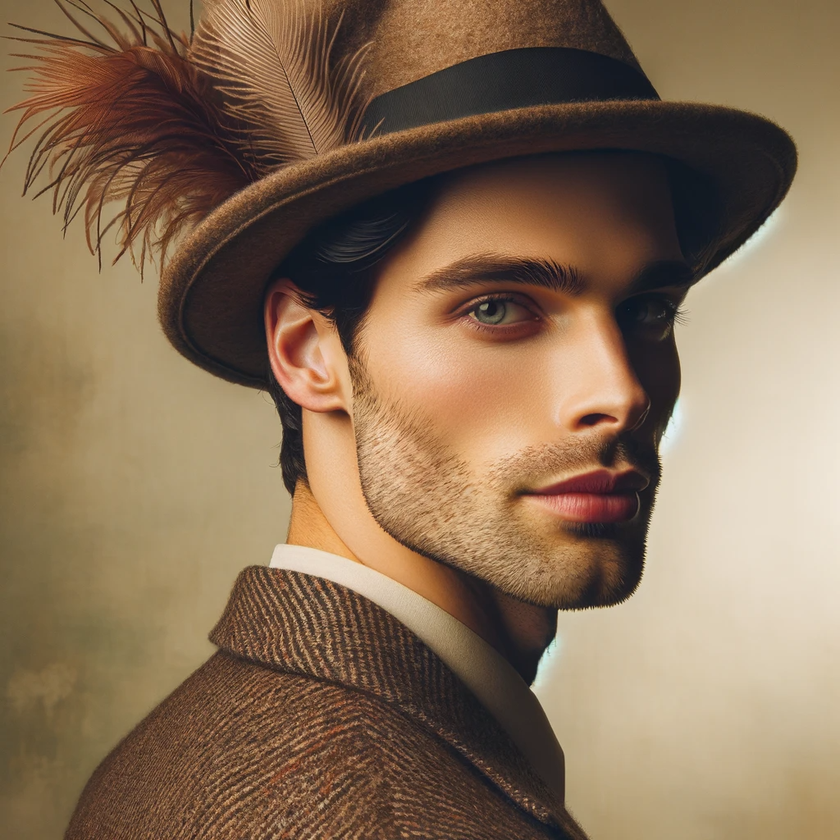
#> input picture 02_opencv/img/like_lenna.png, 840 x 840 px, shrunk from 1024 x 1024 before the run
$ python histo_rgb.py
#> lines starting #> are read from the running program, lines starting #| are printed output that depends on the picture
import cv2
import numpy as np
import matplotlib.pylab as plt

# @이미지를 그레이스케일로 읽고 출력
img = cv2.imread('../img/like_lenna.png')
#> img is the input picture: shape (840, 840, 3); mean B, G, R 87.7, 112.3, 136.5
cv2.imshow('img', img)

# @히스토그램 계산 및 그리기
channels = cv2.split(img)
colors = ('b', 'g', 'r')
for (ch, color) in zip(channels, colors):
    hist = cv2.calcHist([ch], [0], None, [256], [0, 256])
    plt.plot(hist, color = color)
#> this loop made 3 passes
#> color on passes 1 to 3: 'b', 'g', 'r'
plt.show()
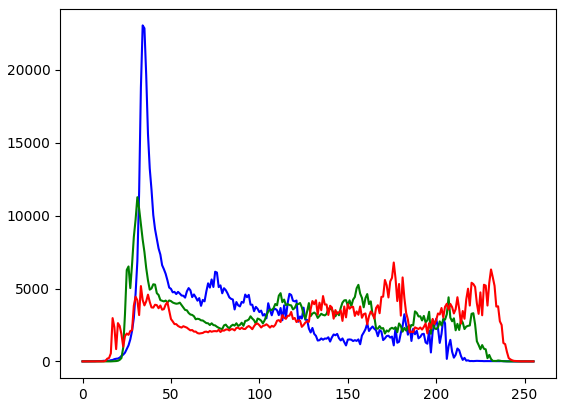
#> figure drawn by matplotlib, 1 panel; curve peaks at x = 34, y = 23060; curve peaks at x = 31, y = 11268; curve peaks at x = 176, y = 6787

$ run again, with 02_opencv/img/man_chromakey.jpg saved as 02_opencv/img/like_lenna.png
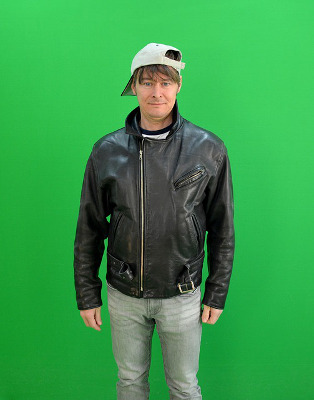
#> input picture 02_opencv/img/man_chromakey.jpg, 314 x 400 px
#> img is the input picture: shape (400, 314, 3); mean B, G, R 75.9, 153.6, 55.6
#> the loop `for (ch, color) in zip(channels, colors):` made 3 passes
#> color on passes 1 to 3: 'b', 'g', 'r'
#> `plt.show()`:
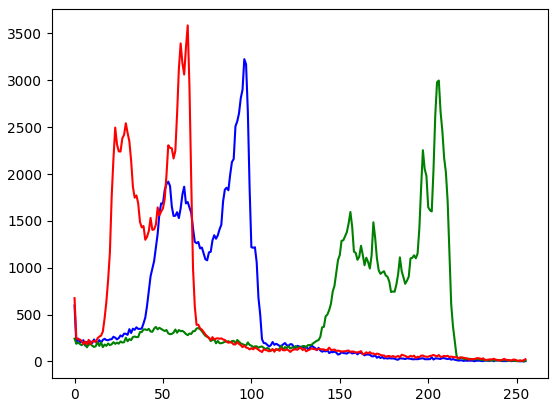
#> figure drawn by matplotlib, 1 panel; curve peaks at x = 96, y = 3226; curve peaks at x = 206, y = 2998; curve peaks at x = 64, y = 3586

$ run again, with 02_opencv/img/sample.jpg saved as 02_opencv/img/like_lenna.png
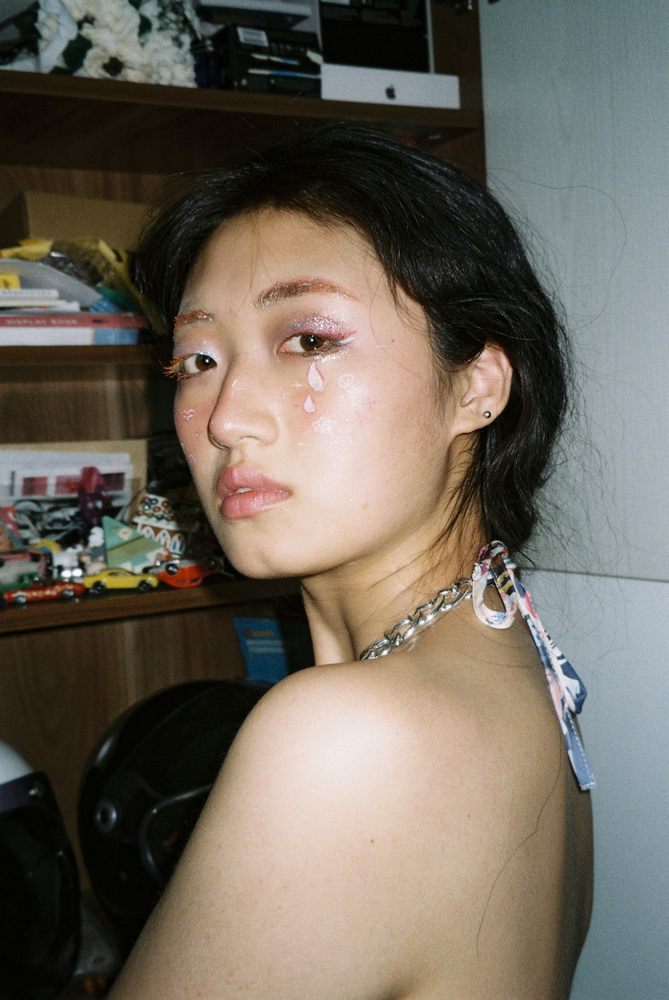
#> input picture 02_opencv/img/sample.jpg, 669 x 1000 px, shrunk from 2433 x 3637 before the run
#> img is the input picture: shape (1000, 669, 3); mean B, G, R 92.5, 103.4, 110.6
#> the loop `for (ch, color) in zip(channels, colors):` made 3 passes
#> color on passes 1 to 3: 'b', 'g', 'r'
#> `plt.show()`:
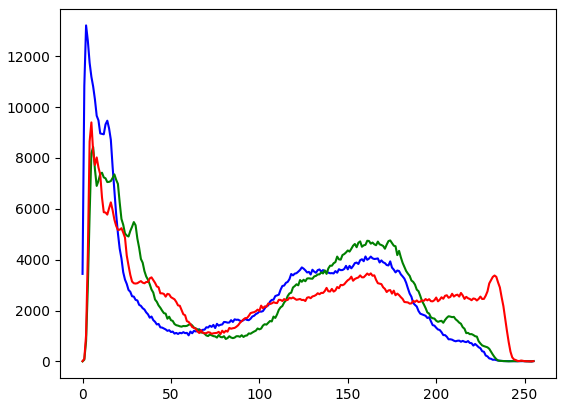
#> figure drawn by matplotlib, 1 panel; curve peaks at x = 2, y = 13208; curve peaks at x = 6, y = 8429; curve peaks at x = 5, y = 9395

$ run again, with 02_opencv/img/yate.jpg saved as 02_opencv/img/like_lenna.png
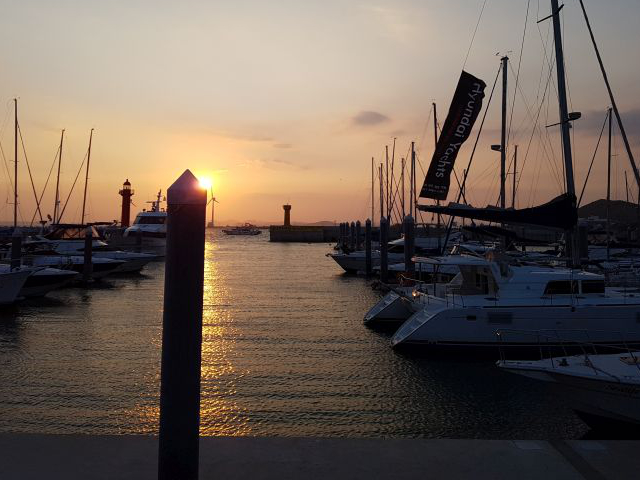
#> input picture 02_opencv/img/yate.jpg, 640 x 480 px
#> img is the input picture: shape (480, 640, 3); mean B, G, R 84.6, 95, 109.1
#> the loop `for (ch, color) in zip(channels, colors):` made 3 passes
#> color on passes 1 to 3: 'b', 'g', 'r'
#> `plt.show()`:
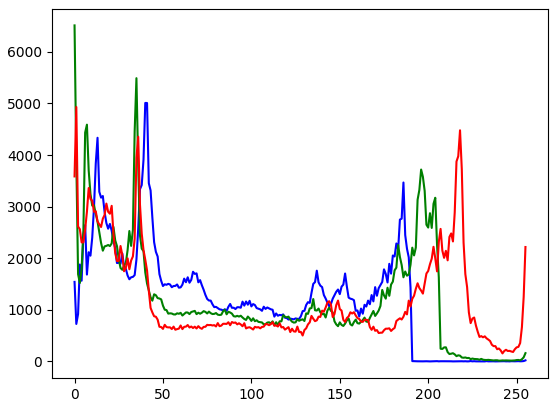
#> figure drawn by matplotlib, 1 panel; curve peaks at x = 40, y = 5009; curve peaks at x = 0, y = 6512; curve peaks at x = 1, y = 4930
